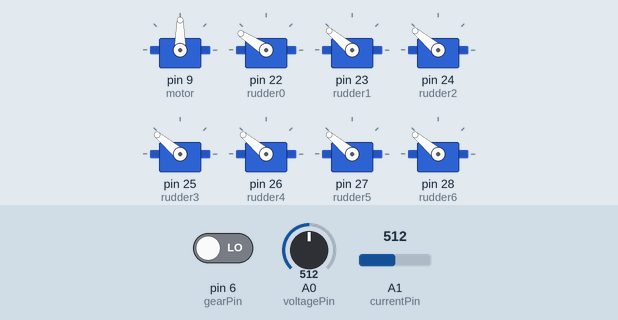
This sketch was run on a simulated Arduino Mega 2560, built with avr-gcc and run on an emulated ATmega2560. On the bench: 8 × servo. The inputs (shaded band) are chosen by the test bench; at power-on: pin 6 (gearPin) LOW, A0 (voltagePin) = 512, A1 (currentPin) = 512. What the sketch prints to the serial monitor is not drawn.

Above: at 2.2 s.
Timing chart, 0 to 3.7 s (numbered marks = the images above):
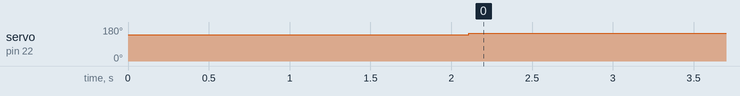

Measured:
- by itself, servo on pin 22 (rudder0): 140° → 147° at 2.1 s

The sketch:

wifi_comcrc8_servo_volCur_epm_velLim_m.ino
```cpp
#include <Servo.h>
#include <FlexiTimer2.h>
#include <EEPROM.h>
//servo configure
Servo motor, rudder0, rudder1, rudder2, rudder3, rudder4, rudder5, rudder6;
int motorMicroSec = 1500, motorMicroSecOld = 1500, motorMaxMicroSec = 1500;
int rudder0Ang = 140, rudder0AngOld = 140;
int rudder1Ang = 140, rudder1AngOld = 140;
int rudder2Ang = 140, rudder2AngOld = 140;
int rudder3Ang = 140, rudder3AngOld = 140;
int rudder4Ang = 140, rudder4AngOld = 140;
int rudder5Ang = 140, rudder5AngOld = 140;
int rudder6Ang = 140, rudder6AngOld = 140;
//data read
const int dataNum = 9; //motorData 7rudderData maxPower
int serial_out_count = 0; //used for counting the times that serial communication error
boolean readMark = 0; //used for serialread flag
//read data servoData,motorData
int motorData = 0, motorDataOld = 100;
int rudder0Data = 0, rudder0DataOld = 90;
int rudder1Data = 0, rudder1DataOld = 90;
int rudder2Data = 0, rudder2DataOld = 90;
int rudder3Data = 0, rudder3DataOld = 90;
int rudder4Data = 0, rudder4DataOld = 90;
int rudder5Data = 0, rudder5DataOld = 90;
int rudder6Data = 0, rudder6DataOld = 90;
//remote control pins
const int throPin = 4, ruddPin = 5, gearPin = 6;
//auto control flag
boolean autoFlag = 1;
//loop count
int count = 0;
// remote controller duration
int durGear; // used for control type switch (control type: auto or manual)
//voltage current meter
int voltagePin = 0;
int currentPin = 1;
const float voltageRef = 4.965; // Arduino uno voltage reference /v
float voltage, current, power, averagePower = 0; //units are /v /A /w respectively
float tmpVoltage[2], tmpCurrent[2] = {0, 0};
// power limit
// float powerUpperLimit = 4; // power upper limit 10 w
boolean powerIsLimited = 0;
//EEPROM
int addr = 0; //one byte(0-255) to store maxpower
int maxPowerVal; //maxPower 0~255 represent 0~20w
float maxPower;
int powerUpTo = 20; //20w
//velocity limit
int rudderVelLimit = 4;
int rudderLimit = 30;
// rudder offset
int rudderOffset = 7;

void setup() {
  motor.attach(9, 1100, 1900);  // attaches the servo on pin 9 to the servo object
  rudder0.attach(22, 1100, 1900);
  rudder1.attach(23, 1100, 1900);
  rudder2.attach(24, 1100, 1900);
  rudder3.attach(25, 1100, 1900);
  rudder4.attach(26, 1100, 1900);
  rudder5.attach(27, 1100, 1900);
  rudder6.attach(28, 1100, 1900);
  pinMode(throPin, INPUT);
  pinMode(ruddPin, INPUT);
  pinMode(gearPin, INPUT);
  motor.writeMicroseconds(motorMicroSec);
  rudder0.write(rudder0Ang);
  rudder1.write(rudder1Ang);
  rudder2.write(rudder2Ang);
  rudder3.write(rudder3Ang);
  rudder4.write(rudder4Ang);
  rudder5.write(rudder5Ang);
  rudder6.write(rudder6Ang);
  Serial.begin(115200);
  while (!Serial);
  durGear = pulseIn(gearPin, HIGH);
  delay(1000);
  maxPowerVal = EEPROM.read(addr);
  maxPower = maxPowerVal / 255.0 * powerUpTo;
  maxPower = 10;
  FlexiTimer2::set(100, flash);
  FlexiTimer2::start();
}


unsigned int calcCRC(int data[9])
{
  unsigned int poly = 0x84;
  unsigned int crc = 0;
  int carry;
  int i_bits;
  for (int j = 0; j < dataNum; j++)
  {
    crc = crc ^ data[j];
    for (i_bits = 0; i_bits < 8; i_bits++)
    {
      carry = crc & 1;
      crc = crc >> 1;
      if (carry)
      {
        crc = crc ^ poly;
      }
    }
  }
  return crc;
}


void serialRead() {
  int serialdata[dataNum + 1];
  boolean header_find_flag = false;
  // while (Serial.available() > (2 * (dataNum + 2) - 1)) Serial.read(); //clear the buffer(transfer 11bytes data, 21bytes enough for read)
  while (Serial.available()) {
    if ((int)Serial.read() == 255) {
      header_find_flag = true;
      break;
    }
  }
  if (header_find_flag == true && Serial.available() > dataNum) {
    for (int i = 0; i < (dataNum + 1); i++) {
      serialdata[i] = (int)Serial.read();
    }
    int Data[dataNum];
    for (int i = 0; i < dataNum; i++) {
      Data[i] = serialdata[i];
    }
    unsigned int crcnum = serialdata[dataNum];
    unsigned int crchecknum = calcCRC(Data);
    if (crcnum == crchecknum) {
      readMark = 1;
      motorData = motorDataOld = Data[0];
      rudder0Data = rudder0DataOld = Data[2];
      rudder1Data = rudder1DataOld = Data[3];
      rudder2Data = rudder2DataOld = Data[4];
      rudder3Data = rudder3DataOld = Data[5];
      rudder4Data = rudder4DataOld = Data[6];
      rudder5Data = rudder5DataOld = Data[7];
      rudder6Data = rudder6DataOld = Data[8];
      int maxPowerRead = Data[1];
      if (maxPowerRead != maxPowerVal && maxPowerRead != 0) {
        maxPowerVal = maxPowerRead;
        EEPROM.write(addr, maxPowerVal);
        maxPower = maxPowerVal / 255.0 * powerUpTo;
      }
      serial_out_count = 0;
    }
  }
  else {
    serial_out_count ++;
    readMark = 0;
    if (serial_out_count > 10) {  //timeout=10*0.1=1s
      motorData = 100;
      rudder0Data = 90;
      rudder1Data = 90;
      rudder2Data = 90;
      rudder3Data = 90;
      rudder4Data = 90;
      rudder5Data = 90;
      rudder6Data = 90;
    }
    else {
      motorData = motorDataOld;
      rudder0Data = rudder0DataOld;
      rudder1Data = rudder1DataOld;
      rudder2Data = rudder2DataOld;
      rudder3Data = rudder3DataOld;
      rudder4Data = rudder4DataOld;
      rudder5Data = rudder5DataOld;
      rudder6Data = rudder6DataOld;
    }
  }
}


void signalSelection() {
  if (autoFlag == 1) {
    motorMicroSec = map(motorData, 0, 200, 1400, 1600);
    rudder0Ang = map(rudder0Data, 50, 130, 100, 180);
    rudder1Ang = map(rudder1Data, 50, 130, 100, 180);
    rudder2Ang = map(rudder2Data, 50, 130, 100, 180);
    rudder3Ang = map(rudder3Data, 50, 130, 100, 180);
    rudder4Ang = map(rudder4Data, 50, 130, 100, 180);
    rudder5Ang = map(rudder5Data, 50, 130, 100, 180);
    rudder6Ang = map(rudder6Data, 50, 130, 100, 180);
  }
  else {
    motorMicroSec = pulseIn(throPin, HIGH);
    motorMicroSec = map(motorMicroSec, 1100, 1900, 1400, 1600);
    int durRudd = pulseIn(ruddPin, HIGH);
    rudder0Ang = map(durRudd, 1100, 1900, 100, 180);
    rudder1Ang = rudder2Ang = rudder3Ang = rudder4Ang = rudder5Ang = rudder6Ang = rudder0Ang;
  }
}


void veloLimit() {
  if (abs(motorMicroSecOld - 1500) < 24 && abs(motorMicroSec - 1500) > 24) {
    if (motorMicroSec > 1500) motorMicroSec = 1524;
    else motorMicroSec = 1476;
  }
  else {
    motorMicroSec = constrain(motorMicroSec, motorMicroSecOld - 4, motorMicroSecOld + 4);
  }
  rudder0Ang = constrain(rudder0Ang, rudder0AngOld - rudderVelLimit, rudder0AngOld + rudderVelLimit); //limit up to 50 deg/s
  rudder1Ang = constrain(rudder1Ang, rudder1AngOld - rudderVelLimit, rudder1AngOld + rudderVelLimit);
  rudder2Ang = constrain(rudder2Ang, rudder2AngOld - rudderVelLimit, rudder2AngOld + rudderVelLimit);
  rudder3Ang = constrain(rudder3Ang, rudder3AngOld - rudderVelLimit, rudder3AngOld + rudderVelLimit);
  rudder4Ang = constrain(rudder4Ang, rudder4AngOld - rudderVelLimit, rudder4AngOld + rudderVelLimit);
  rudder5Ang = constrain(rudder5Ang, rudder5AngOld - rudderVelLimit, rudder5AngOld + rudderVelLimit);
  rudder6Ang = constrain(rudder6Ang, rudder6AngOld - rudderVelLimit, rudder6AngOld + rudderVelLimit);
}


void voltageCurrentMeter() {
  tmpVoltage[0]  = tmpVoltage[1];
  tmpVoltage[1] = voltage;
  tmpCurrent[0] = tmpCurrent[1];
  tmpCurrent[1] = current;
  long analogVoltage = 0;
  long analogCurrent = 0;
  int count = 0;
  int countEnd = 30;
  while (count < countEnd) { //read voltage and current 10 times.analoRead() cost 0.1ms per time, s.t.2ms in this loop)
    count ++;
    analogVoltage += analogRead(voltagePin);
    analogCurrent += analogRead(currentPin);
  }
  analogVoltage = analogVoltage / countEnd;
  analogCurrent = analogCurrent / countEnd;
  voltage = analogVoltage / 1024.0 * 5 * voltageRef; //compute real voltage value
  current = abs(analogCurrent / 1024.0 - 0.5) * voltageRef / 0.185; //0A output mid voltage; 0.185V/A
  voltage = 0.2 * tmpVoltage[0] + 0.3 * tmpVoltage[1] + 0.5 * voltage; // weighted average
  current = 0.2 * tmpCurrent[0] + 0.3 * tmpCurrent[1] + 0.5 * current;
  float powerOld = power;
  power = voltage * current;
  averagePower = (powerOld + power) / 2;
}


void powerLimit() {
  float powerOverflow = (averagePower - maxPower) / maxPower;
  if (powerOverflow <= 0) {
    motorMaxMicroSec = motorMicroSecOld;
    powerIsLimited = 0;
  }
  else {
    float k = 0.1 * powerOverflow;
    if (motorMicroSec > motorMicroSecOld && motorMicroSecOld > 1500) {
      motorMicroSec = motorMaxMicroSec;
    }
    else if (motorMicroSec < motorMicroSecOld && motorMicroSecOld < 1500) {
      motorMicroSec = motorMaxMicroSec;
    }
    motorMicroSec = (int)(motorMicroSec - k * (motorMicroSec - 1500)); //limit motor voltage signal; close up to 1500
    powerIsLimited = 1;
  }
}


void servoCtrl() {
  motorMicroSecOld = motorMicroSec = constrain(motorMicroSec, 1100, 1900);
  motor.writeMicroseconds(motorMicroSec);
  rudder0AngOld = rudder0Ang = constrain(rudder0Ang, 140 - rudderLimit, 140 + rudderLimit);
  int rudder0AngModify = rudder0Ang + rudderOffset;
  rudder0.write(rudder0AngModify);
  rudder1AngOld = rudder1Ang = constrain(rudder1Ang, 140 - rudderLimit, 140 + rudderLimit);
  rudder1.write(rudder1Ang);
  rudder2AngOld = rudder2Ang = constrain(rudder2Ang, 140 - rudderLimit, 140 + rudderLimit);
  rudder2.write(rudder2Ang);
  rudder3AngOld = rudder3Ang = constrain(rudder3Ang, 140 - rudderLimit, 140 + rudderLimit);
  rudder3.write(rudder3Ang);
  rudder4AngOld = rudder4Ang = constrain(rudder4Ang, 140 - rudderLimit, 140 + rudderLimit);
  rudder4.write(rudder4Ang);
  rudder5AngOld = rudder5Ang = constrain(rudder5Ang, 140 - rudderLimit, 140 + rudderLimit);
  rudder5.write(rudder5Ang);
  rudder6AngOld = rudder6Ang = constrain(rudder6Ang, 140 - rudderLimit, 140 + rudderLimit);
  rudder6.write(rudder6Ang);
}


void dataSend() {
  Serial.print("#");
  Serial.print(",");
  Serial.print(motorMicroSec);
  Serial.print(",");
  Serial.print(motorMaxMicroSec);
  Serial.print(",");
  Serial.print(rudder0Ang - 140);
  Serial.print(",");
  Serial.print(rudder1Ang - 140);
  Serial.print(",");
  Serial.print(rudder2Ang - 140);
  Serial.print(",");
  Serial.print(rudder3Ang - 140);
  Serial.print(",");
  Serial.print(rudder4Ang - 140);
  Serial.print(",");
  Serial.print(rudder5Ang - 140);
  Serial.print(",");
  Serial.print(rudder6Ang - 140);
  Serial.print(",");
  Serial.print(voltage);
  Serial.print(",");
  Serial.print(current);
  Serial.print(",");
  Serial.print(power);
  Serial.print(",");
  Serial.print(readMark);
  Serial.print(",");
  Serial.print(maxPower);
  Serial.print(",");
  Serial.print(powerIsLimited);
  Serial.print(",");
  Serial.println(autoFlag);
}


void flash() {
  voltageCurrentMeter();
  serialRead();
  count ++;
  if (count == 10) { //read the gearPin every 10 intervals
    durGear = pulseIn(gearPin, HIGH, 20000);
    count = 0;
  }
  if (durGear < 1950 && durGear > 1050) {
    if (durGear < 1500)
      autoFlag = 0;
    else
      autoFlag = 1;
  }
  signalSelection();
  veloLimit();
  // powerLimit();
  servoCtrl();
  dataSend();
}


void loop() {

}
```
